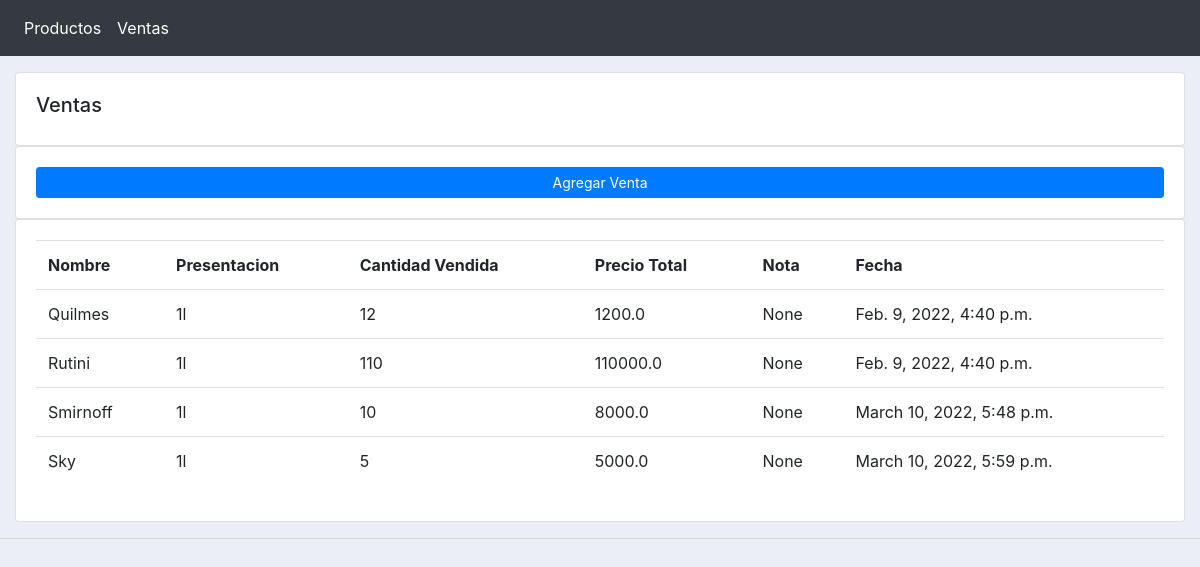
/ventas/, run on the app's committed database.
### ventas/models.py (models this page shows, shortened)
class Venta(models.Model):
    producto = models.ForeignKey(Producto, null=True, on_delete=models.SET_NULL)
    cantidad_vendida = models.PositiveIntegerField()
    precio_total = models.FloatField(blank=True, null=True)
    fecha = models.DateTimeField(blank=True)
    nota = models.CharField(max_length=200, blank=True, null=True)

### productos/models.py (models this page shows, shortened)
class Producto(models.Model):
    nombre = models.CharField(max_length=100)
    presentacion = models.CharField(max_length=50)
    tipo_bebida = models.CharField(max_length=50)
    id_interno = models.CharField(max_length=100, primary_key=True)
    precio = models.FloatField()
    cantidad_stock = models.PositiveIntegerField()
    creado = models.DateTimeField(auto_now_add=True)
    actualizado = models.DateTimeField(auto_now=True)

### ventas/views.py (the view)
# urls.py: path("ventas/", include("ventas.urls")),
def ventas(request):
    ventas = Venta.objects.all()
    context = {"ventas": ventas}
    return render(request, "ventas/ventas.html", context)

### ventas/templates/ventas/ventas.html
{%  extends 'productos/main.html' %}
{% block content %}
<div class="row mt-3">
    <div class="col-md">
        <div class="card card-body">
            <h5>Ventas</h5>
        </div>
        <div class="card card-body">
            <a class="btn btn-primary  btn-sm btn-block" href="{% url 'create_venta' %}">Agregar Venta</a>
        </div>
        <div class="card card-body">
            <table class="table">
                <tr>
                    <th>Nombre</th>
                    <th>Presentacion</th>
                    <th>Cantidad Vendida</th>
                    <th>Precio Total</th>
                    <th>Nota</th>
                    <th>Fecha</th>
                </tr>
                {% for v in ventas %}
                    <tr>
                        <td>{{v.producto.nombre}}</td>
                        <td>{{v.producto.presentacion}}</td>
                        <td>{{v.cantidad_vendida}}</td>
                        <td>{{v.precio_total}}</td>
                        <td>{{v.nota}}</td>
                        <td>{{v.fecha}}</td>
                    </tr>
                {% endfor %}
            </table>
        </div>
    </div>
</div>
{% endblock content %}

### productos/templates/productos/main.html (shortened to what this page needs)
{% load static %}
<!DOCTYPE html>
<html>
<head>
	<link rel="stylesheet" href="https://stackpath.bootstrapcdn.com/bootstrap/4.3.1/css/bootstrap.min.css">
	<link rel="stylesheet" type="text/css" href="{% static '/css/main.css' %}">
</head>
<body>
	{%  include 'productos/navbar.html' %}
	<div class="container-fluid">
	{% block content %}
	{% endblock %}
    </div>
	<hr>
</body>
</html>

### productos/templates/productos/navbar.html (shortened to what this page needs)
{% load static %}
<nav class="navbar navbar-expand-lg navbar-dark bg-dark">
  <div class="collapse navbar-collapse" id="navbarNav">
    <ul class="navbar-nav">
      <li class="nav-item active">
        <a class="nav-link" href="{% url 'productos' %}">Productos</a>
      </li>
      <li class="nav-item active">
        <a class="nav-link" href="{% url 'ventas' %}">Ventas</a>
      </li>
    </ul>
  </div>
</nav>

### static/css/main.css (style rules this page uses)
body { background-color: #ebeff5; }

### data on the page
Venta: producto.nombre "Quilmes", producto.presentacion "1l", cantidad_vendida "12", precio_total "1200.0", nota "None", fecha "Feb. 9, 2022, 4:40 p.m."
Venta: producto.nombre "Rutini", producto.presentacion "1l", cantidad_vendida "110", precio_total "110000.0", nota "None", fecha "Feb. 9, 2022, 4:40 p.m."
Venta: producto.nombre "Smirnoff", producto.presentacion "1l", cantidad_vendida "10", precio_total "8000.0", nota "None", fecha "March 10, 2022, 5:48 p.m."
Venta: producto.nombre "Sky", producto.presentacion "1l", cantidad_vendida "5", precio_total "5000.0", nota "None", fecha "March 10, 2022, 5:59 p.m."
